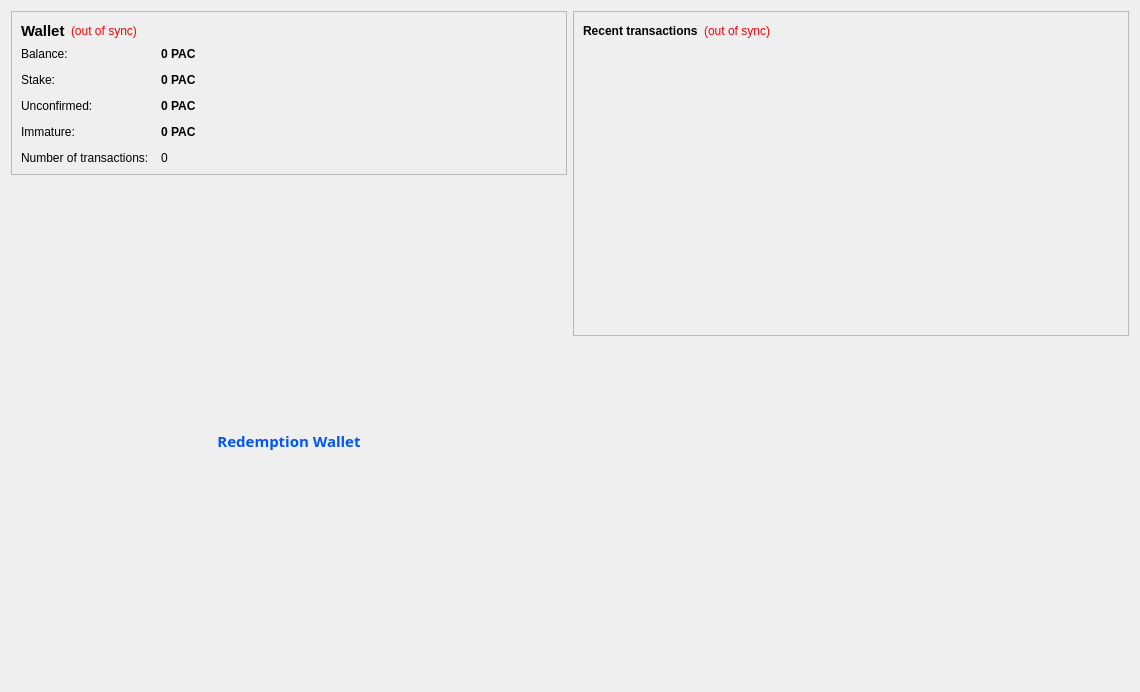
<?xml version="1.0" encoding="UTF-8"?>
<ui version="4.0">
 <class>OverviewPage</class>
 <widget class="QWidget" name="OverviewPage">
  <property name="geometry">
   <rect>
    <x>0</x>
    <y>0</y>
    <width>1140</width>
    <height>692</height>
   </rect>
  </property>
  <property name="windowTitle">
   <string>Form</string>
  </property>
  <layout class="QHBoxLayout" name="horizontalLayout" stretch="1,1">
   <item>
    <layout class="QVBoxLayout" name="verticalLayout_2">
     <item>
      <widget class="QFrame" name="frame">
       <property name="frameShape">
        <enum>QFrame::StyledPanel</enum>
       </property>
       <property name="frameShadow">
        <enum>QFrame::Raised</enum>
       </property>
       <layout class="QVBoxLayout" name="verticalLayout_4">
        <item>
         <layout class="QHBoxLayout" name="horizontalLayout_4">
          <item>
           <widget class="QLabel" name="label_5">
            <property name="font">
             <font>
              <pointsize>11</pointsize>
              <weight>75</weight>
              <bold>true</bold>
             </font>
            </property>
            <property name="text">
             <string>Wallet</string>
            </property>
           </widget>
          </item>
          <item>
           <widget class="QLabel" name="labelWalletStatus">
            <property name="toolTip">
             <string>The displayed information may be out of date. Your wallet automatically synchronizes with the paccoin network after a connection is established, but this process has not completed yet.</string>
            </property>
            <property name="styleSheet">
             <string notr="true">QLabel { color: red; }</string>
            </property>
            <property name="text">
             <string notr="true">(out of sync)</string>
            </property>
            <property name="alignment">
             <set>Qt::AlignLeading|Qt::AlignLeft|Qt::AlignVCenter</set>
            </property>
           </widget>
          </item>
          <item>
           <spacer name="horizontalSpacer_2">
            <property name="orientation">
             <enum>Qt::Horizontal</enum>
            </property>
            <property name="sizeHint" stdset="0">
             <size>
              <width>40</width>
              <height>20</height>
             </size>
            </property>
           </spacer>
          </item>
         </layout>
        </item>
        <item>
         <layout class="QFormLayout" name="formLayout_2">
          <property name="fieldGrowthPolicy">
           <enum>QFormLayout::AllNonFixedFieldsGrow</enum>
          </property>
          <property name="horizontalSpacing">
           <number>12</number>
          </property>
          <property name="verticalSpacing">
           <number>12</number>
          </property>
          <item row="0" column="0">
           <widget class="QLabel" name="label">
            <property name="text">
             <string>Balance:</string>
            </property>
           </widget>
          </item>
          <item row="0" column="1">
           <widget class="QLabel" name="labelBalance">
            <property name="font">
             <font>
              <weight>75</weight>
              <bold>true</bold>
             </font>
            </property>
            <property name="cursor">
             <cursorShape>IBeamCursor</cursorShape>
            </property>
            <property name="toolTip">
             <string>Your current balance</string>
            </property>
            <property name="text">
             <string notr="true">0 PAC</string>
            </property>
            <property name="textInteractionFlags">
             <set>Qt::LinksAccessibleByMouse|Qt::TextSelectableByKeyboard|Qt::TextSelectableByMouse</set>
            </property>
           </widget>
          </item>
          <item row="1" column="0">
           <widget class="QLabel" name="label_6">
            <property name="text">
             <string>Stake:</string>
            </property>
           </widget>
          </item>
          <item row="1" column="1">
           <widget class="QLabel" name="labelStake">
            <property name="font">
             <font>
              <weight>75</weight>
              <bold>true</bold>
             </font>
            </property>
            <property name="cursor">
             <cursorShape>IBeamCursor</cursorShape>
            </property>
            <property name="toolTip">
             <string>Total of coins that was staked, and do not yet count toward the current balance</string>
            </property>
            <property name="text">
             <string notr="true">0 PAC</string>
            </property>
            <property name="textInteractionFlags">
             <set>Qt::LinksAccessibleByMouse|Qt::TextSelectableByKeyboard|Qt::TextSelectableByMouse</set>
            </property>
           </widget>
          </item>
          <item row="2" column="0">
           <widget class="QLabel" name="label_3">
            <property name="text">
             <string>Unconfirmed:</string>
            </property>
           </widget>
          </item>
          <item row="2" column="1">
           <widget class="QLabel" name="labelUnconfirmed">
            <property name="font">
             <font>
              <weight>75</weight>
              <bold>true</bold>
             </font>
            </property>
            <property name="cursor">
             <cursorShape>IBeamCursor</cursorShape>
            </property>
            <property name="toolTip">
             <string>Total of transactions that have yet to be confirmed, and do not yet count toward the current balance</string>
            </property>
            <property name="text">
             <string notr="true">0 PAC</string>
            </property>
            <property name="textInteractionFlags">
             <set>Qt::LinksAccessibleByMouse|Qt::TextSelectableByKeyboard|Qt::TextSelectableByMouse</set>
            </property>
           </widget>
          </item>
          <item row="3" column="0">
           <widget class="QLabel" name="labelImmatureText">
            <property name="text">
             <string>Immature:</string>
            </property>
           </widget>
          </item>
          <item row="3" column="1">
           <widget class="QLabel" name="labelImmature">
            <property name="font">
             <font>
              <weight>75</weight>
              <bold>true</bold>
             </font>
            </property>
            <property name="toolTip">
             <string>Mined balance that has not yet matured</string>
            </property>
            <property name="text">
             <string notr="true">0 PAC</string>
            </property>
            <property name="textInteractionFlags">
             <set>Qt::LinksAccessibleByMouse|Qt::TextSelectableByKeyboard|Qt::TextSelectableByMouse</set>
            </property>
           </widget>
          </item>
          <item row="4" column="0">
           <widget class="QLabel" name="label_2">
            <property name="text">
             <string>Number of transactions:</string>
            </property>
           </widget>
          </item>
          <item row="4" column="1">
           <widget class="QLabel" name="labelNumTransactions">
            <property name="toolTip">
             <string>Total number of transactions in wallet</string>
            </property>
            <property name="text">
             <string notr="true">0</string>
            </property>
           </widget>
          </item>
         </layout>
        </item>
       </layout>
      </widget>
     </item>
     <item>
      <spacer name="verticalSpacer_3">
       <property name="orientation">
        <enum>Qt::Vertical</enum>
       </property>
       <property name="sizeType">
        <enum>QSizePolicy::Expanding</enum>
       </property>
       <property name="sizeHint" stdset="0">
        <size>
         <width>20</width>
         <height>40</height>
        </size>
       </property>
      </spacer>
     </item>
     <item>
      <widget class="QLabel" name="label_wallet_bgcoin">
       <property name="text">
        <string/>
       </property>
       <property name="pixmap">
        <pixmap resource="../paccoin.qrc">:/images/wallet_bgcoin</pixmap>
       </property>
       <property name="alignment">
        <set>Qt::AlignCenter</set>
       </property>
       <property name="margin">
        <number>-18</number>
       </property>
      </widget>
     </item>
     <item>
      <widget class="QLabel" name="label_7">
       <property name="font">
        <font>
         <family>MS Reference Sans Serif</family>
         <pointsize>8</pointsize>
         <weight>75</weight>
         <bold>true</bold>
        </font>
       </property>
       <property name="text">
        <string>&lt;html&gt;&lt;head/&gt;&lt;body&gt;&lt;p&gt;&lt;span style=&quot; font-size:11pt; color:#0055ff;&quot;&gt;Redemption Wallet&lt;/span&gt;&lt;/p&gt;&lt;/body&gt;&lt;/html&gt;</string>
       </property>
       <property name="textFormat">
        <enum>Qt::RichText</enum>
       </property>
       <property name="alignment">
        <set>Qt::AlignCenter</set>
       </property>
       <property name="wordWrap">
        <bool>false</bool>
       </property>
       <property name="margin">
        <number>0</number>
       </property>
      </widget>
     </item>
     <item>
      <spacer name="verticalSpacer">
       <property name="orientation">
        <enum>Qt::Vertical</enum>
       </property>
       <property name="sizeHint" stdset="0">
        <size>
         <width>20</width>
         <height>40</height>
        </size>
       </property>
      </spacer>
     </item>
    </layout>
   </item>
   <item>
    <layout class="QVBoxLayout" name="verticalLayout_3">
     <item>
      <widget class="QFrame" name="frame_2">
       <property name="frameShape">
        <enum>QFrame::StyledPanel</enum>
       </property>
       <property name="frameShadow">
        <enum>QFrame::Raised</enum>
       </property>
       <layout class="QVBoxLayout" name="verticalLayout">
        <item>
         <layout class="QHBoxLayout" name="horizontalLayout_2">
          <item>
           <widget class="QLabel" name="label_4">
            <property name="text">
             <string>&lt;b&gt;Recent transactions&lt;/b&gt;</string>
            </property>
           </widget>
          </item>
          <item>
           <widget class="QLabel" name="labelTransactionsStatus">
            <property name="toolTip">
             <string>The displayed information may be out of date. Your wallet automatically synchronizes with the paccoin network after a connection is established, but this process has not completed yet.</string>
            </property>
            <property name="styleSheet">
             <string notr="true">QLabel { color: red; }</string>
            </property>
            <property name="text">
             <string notr="true">(out of sync)</string>
            </property>
            <property name="alignment">
             <set>Qt::AlignRight|Qt::AlignTrailing|Qt::AlignVCenter</set>
            </property>
           </widget>
          </item>
          <item>
           <spacer name="horizontalSpacer">
            <property name="orientation">
             <enum>Qt::Horizontal</enum>
            </property>
            <property name="sizeHint" stdset="0">
             <size>
              <width>40</width>
              <height>20</height>
             </size>
            </property>
           </spacer>
          </item>
         </layout>
        </item>
        <item>
         <widget class="QListView" name="listTransactions">
          <property name="styleSheet">
           <string notr="true">QListView { background: transparent; }</string>
          </property>
          <property name="frameShape">
           <enum>QFrame::NoFrame</enum>
          </property>
          <property name="verticalScrollBarPolicy">
           <enum>Qt::ScrollBarAlwaysOff</enum>
          </property>
          <property name="horizontalScrollBarPolicy">
           <enum>Qt::ScrollBarAlwaysOff</enum>
          </property>
          <property name="selectionMode">
           <enum>QAbstractItemView::NoSelection</enum>
          </property>
         </widget>
        </item>
       </layout>
      </widget>
     </item>
     <item>
      <widget class="QLabel" name="label_paccoin_Intro">
       <property name="text">
        <string/>
       </property>
      </widget>
     </item>
     <item>
      <spacer name="verticalSpacer_2">
       <property name="orientation">
        <enum>Qt::Vertical</enum>
       </property>
       <property name="sizeHint" stdset="0">
        <size>
         <width>20</width>
         <height>40</height>
        </size>
       </property>
      </spacer>
     </item>
    </layout>
   </item>
  </layout>
 </widget>
 <resources>
  <include location="../paccoin.qrc"/>
 </resources>
 <connections/>
</ui>
